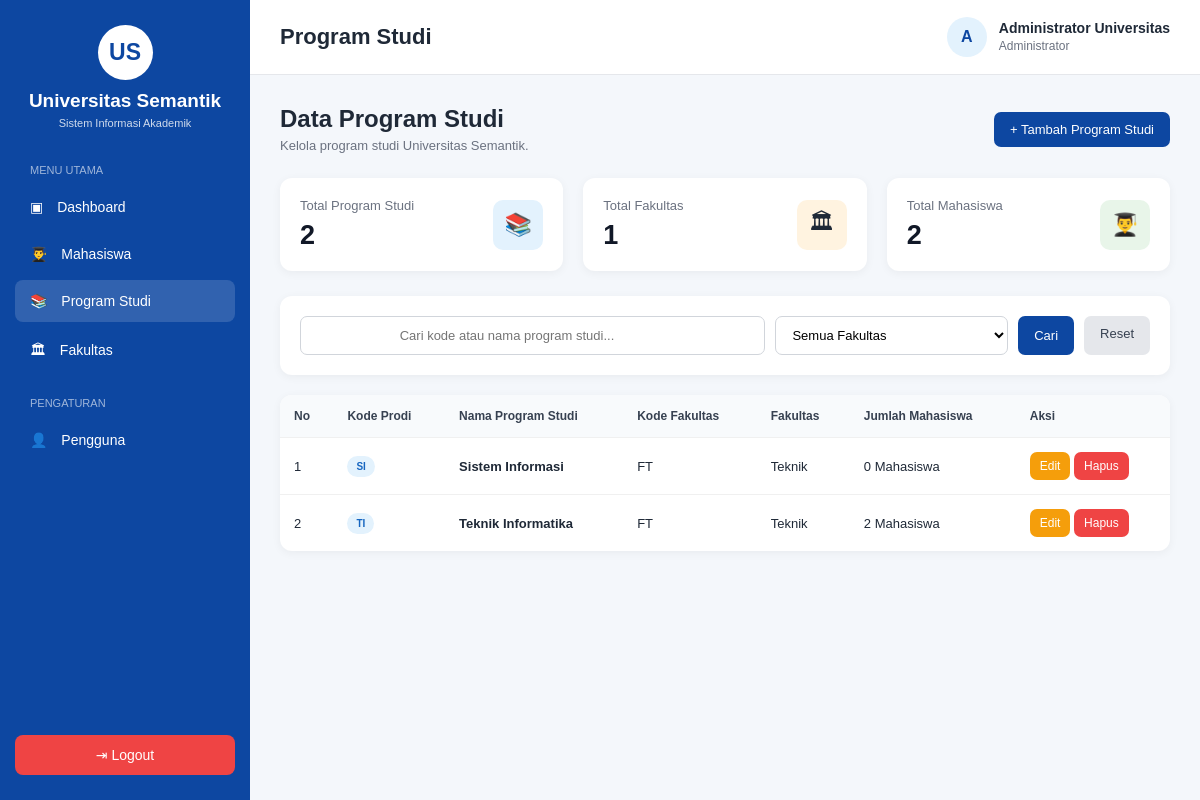
Page /program_studi.php (signed in) on the committed database.
### tables this page shows
CREATE TABLE `program_studi` (
  `kode_prodi` varchar(10) NOT NULL,
  `nama_prodi` varchar(100) NOT NULL,
  `kode_fakultas` varchar(10) NOT NULL
);

CREATE TABLE `fakultas` (
  `kode_fakultas` varchar(10) NOT NULL,
  `nama_fakultas` varchar(100) NOT NULL
);

### program_studi.php (the view, shortened to what this page needs)
<?php
require_once 'koneksi.php';
$nama_lengkap = $_SESSION['nama_lengkap'] ?? 'Administrator';
$inisial = strtoupper(
    substr($nama_lengkap, 0, 1)
);
$keyword = '';
$sql = "
    SELECT
        p.kode_prodi,
        p.nama_prodi,
        p.kode_fakultas,
        f.nama_fakultas,
        (
            SELECT COUNT(*)
            FROM mahasiswa m
            WHERE m.kode_prodi = p.kode_prodi
        ) AS jumlah_mahasiswa
    FROM program_studi p
    LEFT JOIN fakultas f
        ON p.kode_fakultas = f.kode_fakultas
    WHERE 1=1
";
$sql .= "
    ORDER BY p.nama_prodi ASC
";
$stmt = $conn->prepare($sql);
$stmt->execute();
$result_prodi =
    $stmt->get_result();
$result_total =
    $conn->query("
        SELECT COUNT(*) AS total
        FROM program_studi
    ");
$total_prodi =
    $result_total->fetch_assoc()['total'];
$result_total_mahasiswa =
    $conn->query("
        SELECT COUNT(*) AS total
        FROM mahasiswa
    ");
$total_mahasiswa =
    $result_total_mahasiswa
    ->fetch_assoc()['total'];
$result_total_fakultas =
    $conn->query("
        SELECT COUNT(*) AS total
        FROM fakultas
    ");
$total_fakultas =
    $result_total_fakultas
    ->fetch_assoc()['total'];
?>
<!DOCTYPE html>
<html lang="id">
<head>
</head>
<body>
<aside class="sidebar">
    <div class="logo">
        <div class="logo-icon">
            US
        </div>
        <h2>
            Universitas Semantik
        </h2>
        <p>
            Sistem Informasi Akademik
        </p>
    </div>
    <div class="menu-title">
        Menu Utama
    </div>
    <nav class="menu">
        <a href="dashboard.php">
            <span>▣</span>
            <span>
                Dashboard
            </span>
        </a>
        <a href="mahasiswa.php">
            <span>👨‍🎓</span>
            <span>
                Mahasiswa
            </span>
        </a>
        <a href="program_studi.php"
           class="active">
            <span>📚</span>
            <span>
                Program Studi
            </span>
        </a>
        <a href="fakultas.php">
            <span>🏛</span>
            <span>
                Fakultas
            </span>
        </a>
        <div class="menu-title">
            Pengaturan
        </div>
        <a href="pengguna.php">
            <span>👤</span>
            <span>
                Pengguna
            </span>
        </a>
    </nav>
    <div class="logout">
        <a
            href="logout.php"
            onclick="
                return confirm(
                    'Apakah Anda yakin ingin logout?'
                );
            "
        >
            ⇥ Logout
        </a>
    </div>
</aside>
<main class="main">
    <header class="topbar">
        <h1>
            Program Studi
        </h1>
        <div class="user-info">
            <div class="avatar">
                <?php
                echo htmlspecialchars(
                    $inisial
                );
                ?>
            </div>
            <div class="user-text">
                <strong>
                    <?php
                    echo htmlspecialchars(
                        $nama_lengkap
                    );
                    ?>
                </strong>
                <small>
                    Administrator
                </small>
            </div>
        </div>
    </header>
    <section class="content">
        <div class="page-header">
            <div>
                <h2>
                    Data Program Studi
                </h2>
                <p>
                    Kelola program studi Universitas Semantik.
                </p>
            </div>
            <button
                class="btn btn-primary"
                onclick="bukaModalTambah()"
            >
                + Tambah Program Studi
            </button>
        </div>
        <div class="stats">
            <div class="stat-card">
                <div>
                    <p>
                        Total Program Studi
                    </p>
                    <h3>
                        <?php
                        echo number_format(
                            $total_prodi
                        );
                        ?>
                    </h3>
                </div>
                <div class="stat-icon blue">
                    📚
                </div>
            </div>
            <div class="stat-card">
                <div>
                    <p>
                        Total Fakultas
                    </p>
                    <h3>
                        <?php
                        echo number_format(
                            $total_fakultas
                        );
                        ?>
                    </h3>
                </div>
                <div class="stat-icon orange">
                    🏛
                </div>
            </div>
            <div class="stat-card">
                <div>
                    <p>
                        Total Mahasiswa
                    </p>
                    <h3>
                        <?php
                        echo number_format(
                            $total_mahasiswa
                        );
                        ?>
                    </h3>
                </div>
                <div class="stat-icon green">
                    👨‍🎓
                </div>
            </div>
        </div>
        <div class="filter-box">
            <form
                method="GET"
                class="filter-form"
            >
                <input
                    type="text"
                    name="cari"
                    class="form-control"
                    placeholder="
                        Cari kode atau nama program studi...
                    "
                    value="<?php
                        echo htmlspecialchars(
                            $keyword
                        );
                    ?>"
                >
                <select
                    name="fakultas"
                    class="form-control"
                >
                    <option value="">
                        Semua Fakultas
                    </option>
                </select>
                <button
                    type="submit"
                    class="btn btn-primary"
                >
                    Cari
                </button>
                <a
                    href="program_studi.php"
                    class="btn btn-cancel"
                >
                    Reset
                </a>
            </form>
        </div>
        <div class="table-container">
            <div class="table-wrapper">
                <table>
                    <thead>
                        <tr>
                            <th>
                                No
                            </th>
                            <th>
                                Kode Prodi
                            </th>
                            <th>
                                Nama Program Studi
                            </th>
                            <th>
                                Kode Fakultas
                            </th>
                            <th>
                                Fakultas
                            </th>
                            <th>
                                Jumlah Mahasiswa
                            </th>
                            <th>
                                Aksi
                            </th>
                        </tr>
                    </thead>
                    <tbody>
                    <?php
                    if (
                        $result_prodi &&
                        $result_prodi->num_rows > 0
                    ):
                        $no = 1;
                        while (
                            $row =
                            $result_prodi
                            ->fetch_assoc()
                        ):
                    ?>
                        <tr>
                            <td>
                                <?php
                                echo $no++;
                                ?>
                            </td>
                            <td>
                                <span
                                    class="badge badge-blue"
                                >
                                    <?php
                                    echo htmlspecialchars(
                                        $row['kode_prodi']
                                    );
                                    ?>
                                </span>
                            </td>
                            <td>
                                <strong>
                                    <?php
                                    echo htmlspecialchars(
                                        $row['nama_prodi']
                                    );
                                    ?>
                                </strong>
                            </td>
                            <td>
                                <?php
                                echo htmlspecialchars(
                                    $row['kode_fakultas']
                                );
                                ?>
                            </td>
                            <td>
                                <?php
                                echo htmlspecialchars(
                                    $row['nama_fakultas']
                                    ?? '-'
                                );
                                ?>
                            </td>
                            <td>
                                <?php
                                echo number_format(
                                    $row[
                                        'jumlah_mahasiswa'
                                    ]
                                );
                                ?>
                                Mahasiswa
                            </td>
                            <td>
                                <a
                                    href="
                                        program_studi.php?edit=<?php
                                            echo urlencode(
                                                $row[
                                                    'kode_prodi'
                                                ]
                                            );
                                        ?>
                                    "
                                    class="btn btn-edit"
                                >
                                    Edit
                                </a>
                                <a
                                    href="
                                        program_studi.php?hapus=<?php
                                            echo urlencode(
                                                $row[
                                                    'kode_prodi'
                                                ]
                                            );
                                        ?>
                                    "
                                    class="btn btn-delete"
                                    onclick="
                                        return confirm(
                                            'Apakah Anda yakin ingin menghapus program studi ini?'
                                        );
                                    "
                                >
                                    Hapus
                                </a>
                            </td>
                        </tr>
                    <?php
                        endwhile;
                    endif; ?>
                    </tbody>
                </table>
            </div>
        </div>
    </section>
</main>
</body>
</html>

### program_studi.php (style rules this page uses)
* { margin: 0; padding: 0; box-sizing: border-box; font-family: Arial, Helvetica, sans-serif; }
body { background: #f4f7fb; color: #1f2937; }
.sidebar { position: fixed; left: 0; top: 0; width: 250px; height: 100vh; background: #0d47a1; color: white; padding: 25px 15px; }
.logo { text-align: center; margin-bottom: 35px; }
.logo-icon { width: 55px; height: 55px; background: white; color: #0d47a1; border-radius: 50%; display: flex; align-items: center; justify-content: center; margin: 0 auto 10px; font-size: 23px; font-weight: bold; }
.logo h2 { font-size: 19px; }
.logo p { font-size: 11px; margin-top: 5px; opacity: 0.8; }
.menu-title { font-size: 11px; text-transform: uppercase; opacity: 0.6; margin: 20px 15px 10px; }
.menu a { display: block; color: white; text-decoration: none; padding: 13px 15px; margin-bottom: 5px; border-radius: 8px; font-size: 14px; transition: 0.3s; }
.menu a:hover, .menu a.active { background: rgba(255,255,255,0.15); }
.menu a span { margin-right: 10px; }
.logout { position: absolute; bottom: 25px; left: 15px; right: 15px; }
.logout a { display: block; text-align: center; background: #ef4444; color: white; padding: 12px; border-radius: 8px; text-decoration: none; font-size: 14px; }
.main { margin-left: 250px; min-height: 100vh; }
.topbar { height: 75px; background: white; display: flex; justify-content: space-between; align-items: center; padding: 0 30px; border-bottom: 1px solid #e5e7eb; }
.topbar h1 { font-size: 22px; }
.user-info { display: flex; align-items: center; gap: 12px; }
.avatar { width: 40px; height: 40px; background: #e3f2fd; color: #0d47a1; border-radius: 50%; display: flex; align-items: center; justify-content: center; font-weight: bold; }
.user-text strong { display: block; font-size: 14px; }
.user-text small { color: #6b7280; font-size: 12px; }
.content { padding: 30px; }
.page-header { display: flex; justify-content: space-between; align-items: center; margin-bottom: 25px; }
.page-header h2 { font-size: 24px; }
.page-header p { color: #6b7280; font-size: 13px; margin-top: 5px; }
.stats { display: grid; grid-template-columns: repeat(3, 1fr); gap: 20px; margin-bottom: 25px; }
.stat-card { background: white; border-radius: 12px; padding: 20px; box-shadow: 0 2px 10px rgba(0,0,0,0.05); display: flex; justify-content: space-between; align-items: center; }
.stat-card p { color: #6b7280; font-size: 13px; margin-bottom: 7px; }
.stat-card h3 { font-size: 27px; color: #111827; }
.stat-icon { width: 50px; height: 50px; border-radius: 10px; display: flex; align-items: center; justify-content: center; font-size: 22px; }
.blue { background: #e3f2fd; }
.green { background: #e8f5e9; }
.orange { background: #fff3e0; }
.btn { display: inline-block; border: none; cursor: pointer; text-decoration: none; padding: 10px 16px; border-radius: 7px; font-size: 13px; }
.btn-primary { background: #0d47a1; color: white; }
.btn-edit { background: #f59e0b; color: white; padding: 7px 10px; font-size: 12px; }
.btn-delete { background: #ef4444; color: white; padding: 7px 10px; font-size: 12px; }
.btn-cancel { background: #e5e7eb; color: #374151; }
.filter-box { background: white; padding: 20px; border-radius: 12px; margin-bottom: 20px; box-shadow: 0 2px 10px rgba(0,0,0,0.05); }
.filter-form { display: grid; grid-template-columns: 2fr 1fr auto auto; gap: 10px; }
.form-control { width: 100%; padding: 10px 12px; border: 1px solid #d1d5db; border-radius: 7px; outline: none; font-size: 13px; background: white; }
.table-container { background: white; border-radius: 12px; overflow: hidden; box-shadow: 0 2px 10px rgba(0,0,0,0.05); }
.table-wrapper { overflow-x: auto; }
table { width: 100%; border-collapse: collapse; min-width: 850px; }
th { background: #f8fafc; padding: 14px; font-size: 12px; text-align: left; color: #374151; }
td { padding: 14px; border-top: 1px solid #f0f0f0; font-size: 13px; }
.badge { display: inline-block; padding: 5px 9px; border-radius: 20px; font-size: 10px; font-weight: bold; }
.badge-blue { background: #e3f2fd; color: #1565c0; }

### rows in the picture
program_studi: kode_prodi "SI", nama_prodi "Sistem Informasi", kode_fakultas "FT", kode_fakultas.nama_fakultas "Teknik", row "0"
program_studi: kode_prodi "TI", nama_prodi "Teknik Informatika", kode_fakultas "FT", kode_fakultas.nama_fakultas "Teknik", row "2"

### other values in the picture
$inisial "A"
$nama_lengkap "Administrator Universitas"
$total_prodi "2"
$total_fakultas "1"
$total_mahasiswa "2"
